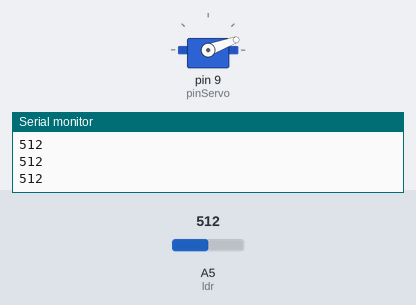
A sketch run on a simulated Arduino Uno, built with avr-gcc and run on an emulated ATmega328P. Parts: servo, the last lines printed to the serial monitor. The inputs (shaded band) are chosen by the test bench; at power-on: A5 (ldr) = 512.

Above: at 1.2 s.
1.3 s: A5 (ldr) set to 140
2.8 s: A5 (ldr) set to 122
At 3.04 s:
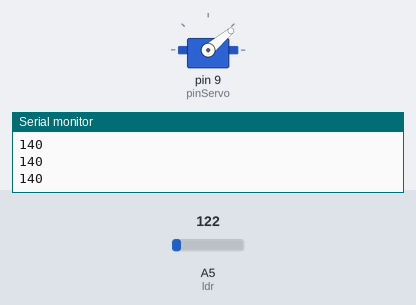
5.8 s: A5 (ldr) set to 306
At 5.97 s:
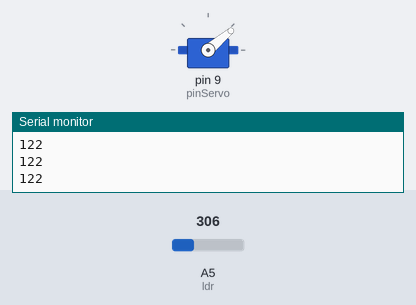
7.4 s: A5 (ldr) set to 120
At 7.76 s:
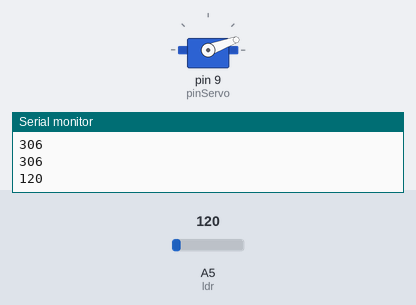
Timing chart, 0 to 11.4 s (numbered marks = the images above; inputs shaded):
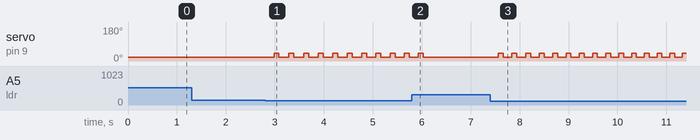

Measured:
- the behaviour switches between 130 and 129 on A5 (ldr) (found by bisection; images 0 and 1)
- after the input at 2.8 s, servo on pin 9 (pinServo): alternates 40° for 0.10 s and 20° for 0.20 s, starting after 0.18 s
- after the input at 5.8 s, servo on pin 9 (pinServo): goes on until 6.0 s, then stays 20°
- after the input at 7.4 s, servo on pin 9 (pinServo): alternates 40° for 0.10 s and 20° for 0.17 s, starting after 0.16 s

The sketch:

dinossauro.ino
```cpp
#include <Servo.h>
const int pinServo = 9;
const int anguloInicial = 20;
const int anguloFinal = 40;
const int ldr = A5;
const int limiar = 130;
int leitura;
int atraso = 180;

Servo s;

void setup() {
  Serial.begin(9600);
  s.attach(pinServo);
  s.write(anguloInicial);
}

void loop() {
  leitura = analogRead(ldr);
  if(leitura < limiar){
    delay(atraso);
    atraso = atraso - 2;
    tecla();
    delay(25);
  }
  Serial.println(leitura);
}

void tecla() {
  s.write(anguloFinal);
  delay(100);
  s.write(anguloInicial);
}
```
